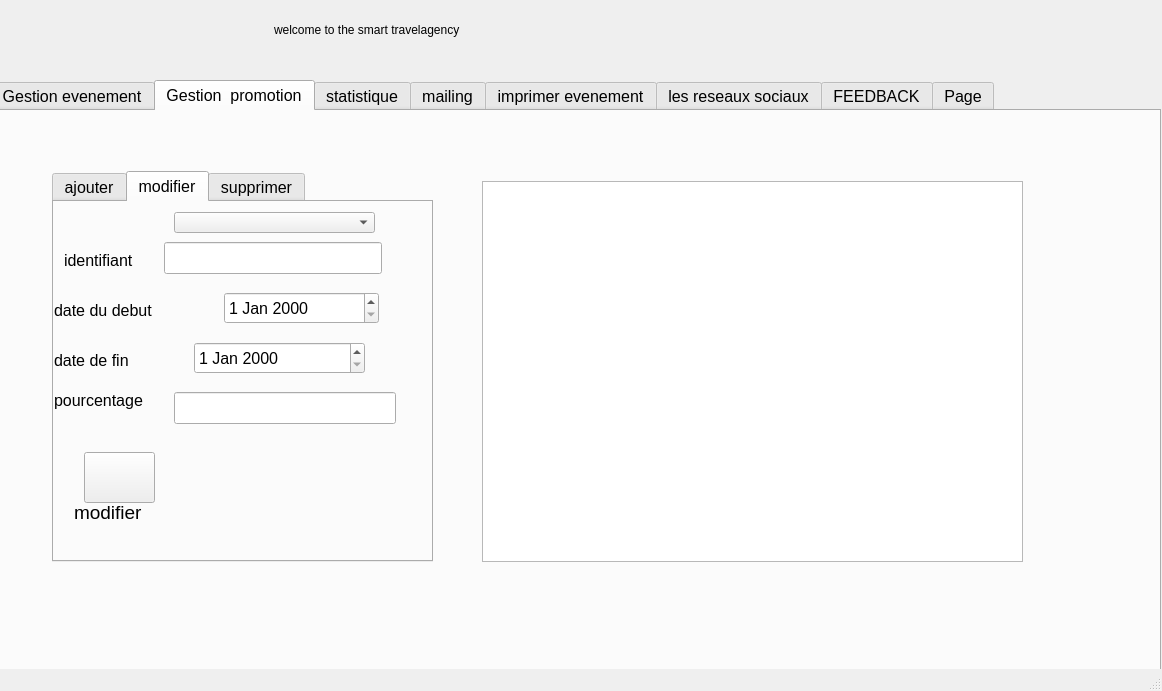
<?xml version="1.0" encoding="UTF-8"?>
<ui version="4.0">
 <class>MainWindow</class>
 <widget class="QMainWindow" name="MainWindow">
  <property name="geometry">
   <rect>
    <x>0</x>
    <y>0</y>
    <width>1162</width>
    <height>691</height>
   </rect>
  </property>
  <property name="windowTitle">
   <string>MainWindow</string>
  </property>
  <widget class="QWidget" name="centralwidget">
   <widget class="QTabWidget" name="tabWidget">
    <property name="geometry">
     <rect>
      <x>-10</x>
      <y>80</y>
      <width>1171</width>
      <height>621</height>
     </rect>
    </property>
    <property name="font">
     <font>
      <family>Tahoma</family>
      <pointsize>12</pointsize>
      <weight>50</weight>
      <italic>false</italic>
      <bold>false</bold>
     </font>
    </property>
    <property name="currentIndex">
     <number>1</number>
    </property>
    <widget class="QWidget" name="tab_2">
     <attribute name="title">
      <string>Gestion evenement</string>
     </attribute>
     <widget class="QTabWidget" name="tabWidget_2">
      <property name="geometry">
       <rect>
        <x>20</x>
        <y>40</y>
        <width>391</width>
        <height>461</height>
       </rect>
      </property>
      <property name="font">
       <font>
        <family>Tahoma</family>
        <italic>false</italic>
       </font>
      </property>
      <property name="currentIndex">
       <number>2</number>
      </property>
      <widget class="QWidget" name="tab_3">
       <attribute name="title">
        <string>ajouter </string>
       </attribute>
       <widget class="QLabel" name="label_14">
        <property name="geometry">
         <rect>
          <x>0</x>
          <y>240</y>
          <width>31</width>
          <height>30</height>
         </rect>
        </property>
        <property name="text">
         <string>lieu</string>
        </property>
       </widget>
       <widget class="QLabel" name="label_19">
        <property name="geometry">
         <rect>
          <x>10</x>
          <y>80</y>
          <width>131</width>
          <height>30</height>
         </rect>
        </property>
        <property name="text">
         <string>date du debut</string>
        </property>
       </widget>
       <widget class="QLineEdit" name="lineEdit_nom">
        <property name="geometry">
         <rect>
          <x>50</x>
          <y>180</y>
          <width>222</width>
          <height>30</height>
         </rect>
        </property>
       </widget>
       <widget class="QLineEdit" name="lineEdit_id2">
        <property name="geometry">
         <rect>
          <x>40</x>
          <y>20</y>
          <width>108</width>
          <height>30</height>
         </rect>
        </property>
       </widget>
       <widget class="QLineEdit" name="lineEdit_lieu">
        <property name="geometry">
         <rect>
          <x>40</x>
          <y>240</y>
          <width>222</width>
          <height>30</height>
         </rect>
        </property>
       </widget>
       <widget class="QDateEdit" name="datefin">
        <property name="geometry">
         <rect>
          <x>110</x>
          <y>130</y>
          <width>181</width>
          <height>30</height>
         </rect>
        </property>
       </widget>
       <widget class="QPushButton" name="ajouterevent">
        <property name="geometry">
         <rect>
          <x>60</x>
          <y>290</y>
          <width>71</width>
          <height>51</height>
         </rect>
        </property>
        <property name="font">
         <font>
          <family>MS Shell Dlg 2</family>
          <pointsize>14</pointsize>
          <weight>50</weight>
          <italic>false</italic>
          <bold>false</bold>
         </font>
        </property>
        <property name="styleSheet">
         <string notr="true">
border-image: url(:/img/add.png);
</string>
        </property>
        <property name="text">
         <string/>
        </property>
       </widget>
       <widget class="QDateEdit" name="dateDebut">
        <property name="geometry">
         <rect>
          <x>150</x>
          <y>80</y>
          <width>169</width>
          <height>30</height>
         </rect>
        </property>
       </widget>
       <widget class="QLabel" name="label_20">
        <property name="geometry">
         <rect>
          <x>10</x>
          <y>20</y>
          <width>16</width>
          <height>30</height>
         </rect>
        </property>
        <property name="text">
         <string>id</string>
        </property>
       </widget>
       <widget class="QLabel" name="label_21">
        <property name="geometry">
         <rect>
          <x>0</x>
          <y>180</y>
          <width>51</width>
          <height>30</height>
         </rect>
        </property>
        <property name="text">
         <string>nom</string>
        </property>
       </widget>
       <widget class="QLabel" name="label_29">
        <property name="geometry">
         <rect>
          <x>0</x>
          <y>130</y>
          <width>101</width>
          <height>30</height>
         </rect>
        </property>
        <property name="text">
         <string>date de fin</string>
        </property>
       </widget>
       <widget class="QLabel" name="label_41">
        <property name="geometry">
         <rect>
          <x>60</x>
          <y>340</y>
          <width>91</width>
          <height>41</height>
         </rect>
        </property>
        <property name="font">
         <font>
          <family>Nirmala UI</family>
          <pointsize>14</pointsize>
          <italic>false</italic>
         </font>
        </property>
        <property name="text">
         <string>ajouter</string>
        </property>
       </widget>
      </widget>
      <widget class="QWidget" name="tab_8">
       <attribute name="title">
        <string>supprimer </string>
       </attribute>
       <widget class="QComboBox" name="comboBox">
        <property name="geometry">
         <rect>
          <x>120</x>
          <y>20</y>
          <width>153</width>
          <height>32</height>
         </rect>
        </property>
       </widget>
       <widget class="QLabel" name="label_13">
        <property name="geometry">
         <rect>
          <x>10</x>
          <y>20</y>
          <width>111</width>
          <height>37</height>
         </rect>
        </property>
        <property name="text">
         <string>identifiant</string>
        </property>
       </widget>
       <widget class="QPushButton" name="supprimer">
        <property name="geometry">
         <rect>
          <x>210</x>
          <y>120</y>
          <width>91</width>
          <height>81</height>
         </rect>
        </property>
        <property name="font">
         <font>
          <family>MS Shell Dlg 2</family>
          <pointsize>14</pointsize>
          <weight>50</weight>
          <italic>false</italic>
          <bold>false</bold>
         </font>
        </property>
        <property name="styleSheet">
         <string notr="true">border-image: url(:/img/trash-bin (1).png);</string>
        </property>
        <property name="text">
         <string/>
        </property>
       </widget>
       <widget class="QLineEdit" name="supp">
        <property name="geometry">
         <rect>
          <x>170</x>
          <y>80</y>
          <width>161</width>
          <height>31</height>
         </rect>
        </property>
       </widget>
      </widget>
      <widget class="QWidget" name="tab_5">
       <attribute name="title">
        <string>modifier </string>
       </attribute>
       <widget class="QDateEdit" name="datef">
        <property name="geometry">
         <rect>
          <x>110</x>
          <y>110</y>
          <width>156</width>
          <height>32</height>
         </rect>
        </property>
       </widget>
       <widget class="QLabel" name="label_57">
        <property name="geometry">
         <rect>
          <x>10</x>
          <y>150</y>
          <width>51</width>
          <height>37</height>
         </rect>
        </property>
        <property name="text">
         <string>nom</string>
        </property>
       </widget>
       <widget class="QLabel" name="label_58">
        <property name="geometry">
         <rect>
          <x>10</x>
          <y>60</y>
          <width>121</width>
          <height>37</height>
         </rect>
        </property>
        <property name="text">
         <string>date du debut</string>
        </property>
       </widget>
       <widget class="QLabel" name="label_64">
        <property name="geometry">
         <rect>
          <x>10</x>
          <y>190</y>
          <width>41</width>
          <height>37</height>
         </rect>
        </property>
        <property name="text">
         <string>lieu</string>
        </property>
       </widget>
       <widget class="QComboBox" name="comboBox_5">
        <property name="geometry">
         <rect>
          <x>100</x>
          <y>10</y>
          <width>153</width>
          <height>32</height>
         </rect>
        </property>
       </widget>
       <widget class="QDateEdit" name="dated">
        <property name="geometry">
         <rect>
          <x>130</x>
          <y>60</y>
          <width>169</width>
          <height>32</height>
         </rect>
        </property>
       </widget>
       <widget class="QLineEdit" name="lieu">
        <property name="geometry">
         <rect>
          <x>50</x>
          <y>190</y>
          <width>220</width>
          <height>32</height>
         </rect>
        </property>
       </widget>
       <widget class="QLabel" name="label_66">
        <property name="geometry">
         <rect>
          <x>10</x>
          <y>10</y>
          <width>154</width>
          <height>37</height>
         </rect>
        </property>
        <property name="text">
         <string>identifiant</string>
        </property>
       </widget>
       <widget class="QPushButton" name="modifier_clicked">
        <property name="geometry">
         <rect>
          <x>60</x>
          <y>270</y>
          <width>71</width>
          <height>51</height>
         </rect>
        </property>
        <property name="font">
         <font>
          <family>MS Shell Dlg 2</family>
          <pointsize>14</pointsize>
          <weight>50</weight>
          <italic>false</italic>
          <bold>false</bold>
         </font>
        </property>
        <property name="styleSheet">
         <string notr="true">border-image: url(:/img/edit (2).png);</string>
        </property>
        <property name="text">
         <string/>
        </property>
       </widget>
       <widget class="QLineEdit" name="nom">
        <property name="geometry">
         <rect>
          <x>60</x>
          <y>150</y>
          <width>222</width>
          <height>32</height>
         </rect>
        </property>
       </widget>
       <widget class="QLabel" name="label_67">
        <property name="geometry">
         <rect>
          <x>10</x>
          <y>110</y>
          <width>101</width>
          <height>37</height>
         </rect>
        </property>
        <property name="text">
         <string>date de fin</string>
        </property>
       </widget>
       <widget class="QLabel" name="label_5">
        <property name="geometry">
         <rect>
          <x>50</x>
          <y>320</y>
          <width>81</width>
          <height>21</height>
         </rect>
        </property>
        <property name="text">
         <string>modifier</string>
        </property>
       </widget>
      </widget>
     </widget>
     <widget class="QTableView" name="tableView_evenement">
      <property name="geometry">
       <rect>
        <x>450</x>
        <y>40</y>
        <width>691</width>
        <height>461</height>
       </rect>
      </property>
      <property name="styleSheet">
       <string notr="true"/>
      </property>
     </widget>
     <widget class="QLineEdit" name="lineEdit_chercher">
      <property name="geometry">
       <rect>
        <x>580</x>
        <y>560</y>
        <width>113</width>
        <height>21</height>
       </rect>
      </property>
     </widget>
     <widget class="QPushButton" name="TRI">
      <property name="geometry">
       <rect>
        <x>590</x>
        <y>520</y>
        <width>93</width>
        <height>28</height>
       </rect>
      </property>
      <property name="text">
       <string>chercher</string>
      </property>
     </widget>
    </widget>
    <widget class="QWidget" name="tab">
     <attribute name="title">
      <string>Gestion  promotion</string>
     </attribute>
     <widget class="QTabWidget" name="tabWidget_4">
      <property name="geometry">
       <rect>
        <x>60</x>
        <y>60</y>
        <width>381</width>
        <height>391</height>
       </rect>
      </property>
      <property name="currentIndex">
       <number>1</number>
      </property>
      <widget class="QWidget" name="tab_4">
       <attribute name="title">
        <string>ajouter</string>
       </attribute>
       <widget class="QLineEdit" name="lineEdit_pourcentage">
        <property name="geometry">
         <rect>
          <x>120</x>
          <y>190</y>
          <width>222</width>
          <height>32</height>
         </rect>
        </property>
       </widget>
       <widget class="QLabel" name="label_4">
        <property name="geometry">
         <rect>
          <x>0</x>
          <y>190</y>
          <width>111</width>
          <height>37</height>
         </rect>
        </property>
        <property name="text">
         <string>pourcentage</string>
        </property>
       </widget>
       <widget class="QDateEdit" name="dateEdit_fin">
        <property name="geometry">
         <rect>
          <x>110</x>
          <y>130</y>
          <width>159</width>
          <height>32</height>
         </rect>
        </property>
       </widget>
       <widget class="QDateEdit" name="dateEdit_debut">
        <property name="geometry">
         <rect>
          <x>140</x>
          <y>70</y>
          <width>169</width>
          <height>32</height>
         </rect>
        </property>
       </widget>
       <widget class="QLabel" name="label_2">
        <property name="geometry">
         <rect>
          <x>0</x>
          <y>70</y>
          <width>141</width>
          <height>37</height>
         </rect>
        </property>
        <property name="text">
         <string>date du debut </string>
        </property>
       </widget>
       <widget class="QLabel" name="label_3">
        <property name="geometry">
         <rect>
          <x>0</x>
          <y>130</y>
          <width>121</width>
          <height>37</height>
         </rect>
        </property>
        <property name="text">
         <string>date de fin</string>
        </property>
       </widget>
       <widget class="QLineEdit" name="lineEdit_id1">
        <property name="geometry">
         <rect>
          <x>40</x>
          <y>20</y>
          <width>220</width>
          <height>32</height>
         </rect>
        </property>
       </widget>
       <widget class="QLabel" name="label">
        <property name="geometry">
         <rect>
          <x>10</x>
          <y>10</y>
          <width>31</width>
          <height>41</height>
         </rect>
        </property>
        <property name="text">
         <string>id</string>
        </property>
       </widget>
       <widget class="QPushButton" name="ajouterpro">
        <property name="geometry">
         <rect>
          <x>50</x>
          <y>240</y>
          <width>61</width>
          <height>41</height>
         </rect>
        </property>
        <property name="font">
         <font>
          <family>Comic Sans MS</family>
          <pointsize>14</pointsize>
          <weight>50</weight>
          <italic>true</italic>
          <bold>false</bold>
         </font>
        </property>
        <property name="styleSheet">
         <string notr="true">border-image: url(:/img/add.png);</string>
        </property>
        <property name="text">
         <string/>
        </property>
       </widget>
      </widget>
      <widget class="QWidget" name="tab_17">
       <attribute name="title">
        <string>modifier</string>
       </attribute>
       <widget class="QLabel" name="label_63">
        <property name="geometry">
         <rect>
          <x>0</x>
          <y>140</y>
          <width>140</width>
          <height>37</height>
         </rect>
        </property>
        <property name="text">
         <string>date de fin</string>
        </property>
       </widget>
       <widget class="QLineEdit" name="lineEdit_idmodifpro">
        <property name="geometry">
         <rect>
          <x>110</x>
          <y>40</y>
          <width>218</width>
          <height>32</height>
         </rect>
        </property>
       </widget>
       <widget class="QLineEdit" name="lineEdit_modifpropourcentage">
        <property name="geometry">
         <rect>
          <x>120</x>
          <y>190</y>
          <width>222</width>
          <height>32</height>
         </rect>
        </property>
       </widget>
       <widget class="QLabel" name="label_60">
        <property name="geometry">
         <rect>
          <x>10</x>
          <y>40</y>
          <width>101</width>
          <height>37</height>
         </rect>
        </property>
        <property name="text">
         <string>identifiant</string>
        </property>
       </widget>
       <widget class="QLabel" name="label_62">
        <property name="geometry">
         <rect>
          <x>0</x>
          <y>90</y>
          <width>131</width>
          <height>37</height>
         </rect>
        </property>
        <property name="text">
         <string>date du debut</string>
        </property>
       </widget>
       <widget class="QLabel" name="label_59">
        <property name="geometry">
         <rect>
          <x>0</x>
          <y>180</y>
          <width>121</width>
          <height>37</height>
         </rect>
        </property>
        <property name="text">
         <string>pourcentage</string>
        </property>
       </widget>
       <widget class="QDateEdit" name="dateEdit_modifprofin">
        <property name="geometry">
         <rect>
          <x>140</x>
          <y>140</y>
          <width>171</width>
          <height>32</height>
         </rect>
        </property>
       </widget>
       <widget class="QDateEdit" name="dateEdit_modifprodebut">
        <property name="geometry">
         <rect>
          <x>170</x>
          <y>90</y>
          <width>155</width>
          <height>32</height>
         </rect>
        </property>
       </widget>
       <widget class="QPushButton" name="modifierpro">
        <property name="geometry">
         <rect>
          <x>30</x>
          <y>250</y>
          <width>71</width>
          <height>51</height>
         </rect>
        </property>
        <property name="font">
         <font>
          <family>Comic Sans MS</family>
          <pointsize>14</pointsize>
          <weight>50</weight>
          <italic>true</italic>
          <bold>false</bold>
         </font>
        </property>
        <property name="styleSheet">
         <string notr="true">border-image: url(:/img/edit (2).png);</string>
        </property>
        <property name="text">
         <string/>
        </property>
       </widget>
       <widget class="QLabel" name="label_61">
        <property name="geometry">
         <rect>
          <x>20</x>
          <y>300</y>
          <width>81</width>
          <height>21</height>
         </rect>
        </property>
        <property name="font">
         <font>
          <family>Tahoma</family>
          <pointsize>14</pointsize>
          <weight>50</weight>
          <italic>false</italic>
          <bold>false</bold>
         </font>
        </property>
        <property name="text">
         <string>modifier</string>
        </property>
       </widget>
       <widget class="QComboBox" name="comboBoxmodif">
        <property name="geometry">
         <rect>
          <x>120</x>
          <y>10</y>
          <width>201</width>
          <height>21</height>
         </rect>
        </property>
       </widget>
      </widget>
      <widget class="QWidget" name="tab_23">
       <attribute name="title">
        <string>supprimer</string>
       </attribute>
       <widget class="QComboBox" name="comboBox_7">
        <property name="geometry">
         <rect>
          <x>110</x>
          <y>20</y>
          <width>153</width>
          <height>32</height>
         </rect>
        </property>
       </widget>
       <widget class="QPushButton" name="supprimerpro_2">
        <property name="geometry">
         <rect>
          <x>190</x>
          <y>100</y>
          <width>111</width>
          <height>61</height>
         </rect>
        </property>
        <property name="font">
         <font>
          <family>Comic Sans MS</family>
          <pointsize>14</pointsize>
          <weight>50</weight>
          <italic>true</italic>
          <bold>false</bold>
         </font>
        </property>
        <property name="styleSheet">
         <string notr="true">border-image: url(:/img/trash-bin (1).png);</string>
        </property>
        <property name="text">
         <string/>
        </property>
       </widget>
       <widget class="QLabel" name="label_65">
        <property name="geometry">
         <rect>
          <x>10</x>
          <y>20</y>
          <width>101</width>
          <height>37</height>
         </rect>
        </property>
        <property name="text">
         <string>identifiant</string>
        </property>
       </widget>
       <widget class="QLineEdit" name="supprimerpro">
        <property name="geometry">
         <rect>
          <x>150</x>
          <y>60</y>
          <width>181</width>
          <height>30</height>
         </rect>
        </property>
       </widget>
      </widget>
     </widget>
     <widget class="QTableView" name="tablepromotion">
      <property name="geometry">
       <rect>
        <x>490</x>
        <y>70</y>
        <width>541</width>
        <height>381</height>
       </rect>
      </property>
      <property name="styleSheet">
       <string notr="true"/>
      </property>
     </widget>
    </widget>
    <widget class="QWidget" name="tab_11">
     <attribute name="title">
      <string>statistique</string>
     </attribute>
     <widget class="QTableView" name="tablestat">
      <property name="geometry">
       <rect>
        <x>130</x>
        <y>40</y>
        <width>401</width>
        <height>471</height>
       </rect>
      </property>
      <property name="styleSheet">
       <string notr="true"/>
      </property>
     </widget>
     <widget class="QPushButton" name="consulter_stat">
      <property name="geometry">
       <rect>
        <x>590</x>
        <y>120</y>
        <width>161</width>
        <height>81</height>
       </rect>
      </property>
      <property name="styleSheet">
       <string notr="true">border-image: url(:/img/bar-chart.png);</string>
      </property>
      <property name="text">
       <string/>
      </property>
     </widget>
     <widget class="QLabel" name="label_39">
      <property name="geometry">
       <rect>
        <x>600</x>
        <y>210</y>
        <width>221</width>
        <height>20</height>
       </rect>
      </property>
      <property name="font">
       <font>
        <family>Comic Sans MS</family>
        <pointsize>14</pointsize>
        <weight>50</weight>
        <italic>true</italic>
        <bold>false</bold>
       </font>
      </property>
      <property name="text">
       <string>    consulter</string>
      </property>
     </widget>
    </widget>
    <widget class="QWidget" name="tab_12">
     <attribute name="title">
      <string>mailing</string>
     </attribute>
     <widget class="QWidget" name="layoutWidget_2">
      <property name="geometry">
       <rect>
        <x>30</x>
        <y>10</y>
        <width>741</width>
        <height>365</height>
       </rect>
      </property>
      <layout class="QFormLayout" name="formLayout">
       <property name="fieldGrowthPolicy">
        <enum>QFormLayout::ExpandingFieldsGrow</enum>
       </property>
       <property name="rowWrapPolicy">
        <enum>QFormLayout::WrapLongRows</enum>
       </property>
       <property name="verticalSpacing">
        <number>9</number>
       </property>
       <item row="0" column="0">
        <widget class="QLabel" name="label_22">
         <property name="text">
          <string>Smtp-server:</string>
         </property>
        </widget>
       </item>
       <item row="1" column="0">
        <widget class="QLabel" name="label_23">
         <property name="text">
          <string>Server port:</string>
         </property>
        </widget>
       </item>
       <item row="2" column="0">
        <widget class="QLabel" name="label_24">
         <property name="text">
          <string>Username:</string>
         </property>
        </widget>
       </item>
       <item row="3" column="0">
        <widget class="QLabel" name="label_25">
         <property name="text">
          <string>Password:</string>
         </property>
        </widget>
       </item>
       <item row="4" column="0">
        <widget class="QLabel" name="label_26">
         <property name="text">
          <string>Recipant to:</string>
         </property>
        </widget>
       </item>
       <item row="5" column="0">
        <widget class="QLabel" name="label_27">
         <property name="text">
          <string>Subject:</string>
         </property>
        </widget>
       </item>
       <item row="6" column="0">
        <widget class="QLabel" name="label_28">
         <property name="text">
          <string>Message:</string>
         </property>
        </widget>
       </item>
       <item row="0" column="1">
        <widget class="QLineEdit" name="server">
         <property name="text">
          <string>smtp.gmail.com</string>
         </property>
        </widget>
       </item>
       <item row="1" column="1">
        <widget class="QLineEdit" name="port">
         <property name="text">
          <string>465</string>
         </property>
        </widget>
       </item>
       <item row="2" column="1">
        <widget class="QLineEdit" name="uname"/>
       </item>
       <item row="3" column="1">
        <widget class="QLineEdit" name="paswd">
         <property name="inputMask">
          <string/>
         </property>
         <property name="echoMode">
          <enum>QLineEdit::Password</enum>
         </property>
        </widget>
       </item>
       <item row="4" column="1">
        <widget class="QLineEdit" name="rcpt"/>
       </item>
       <item row="5" column="1">
        <widget class="QLineEdit" name="subject"/>
       </item>
       <item row="6" column="1">
        <widget class="QPlainTextEdit" name="msg"/>
       </item>
      </layout>
     </widget>
     <widget class="QPushButton" name="sendBtn">
      <property name="geometry">
       <rect>
        <x>842</x>
        <y>92</y>
        <width>101</width>
        <height>71</height>
       </rect>
      </property>
      <property name="styleSheet">
       <string notr="true">border-image: url(:/img/forward.png);</string>
      </property>
      <property name="text">
       <string/>
      </property>
     </widget>
     <widget class="QPushButton" name="exitBtn">
      <property name="geometry">
       <rect>
        <x>830</x>
        <y>210</y>
        <width>111</width>
        <height>61</height>
       </rect>
      </property>
      <property name="styleSheet">
       <string notr="true">border-image: url(:/img/cancel.png);</string>
      </property>
      <property name="text">
       <string/>
      </property>
     </widget>
     <widget class="QLabel" name="label_32">
      <property name="geometry">
       <rect>
        <x>0</x>
        <y>0</y>
        <width>1161</width>
        <height>581</height>
       </rect>
      </property>
      <property name="styleSheet">
       <string notr="true">border-image: url(:/img/maquette-fond-plat-laique-pour-concepts-ete_23-2148200238.jpg);</string>
      </property>
      <property name="text">
       <string/>
      </property>
     </widget>
     <widget class="QLabel" name="label_42">
      <property name="geometry">
       <rect>
        <x>864</x>
        <y>170</y>
        <width>61</width>
        <height>20</height>
       </rect>
      </property>
      <property name="font">
       <font>
        <family>Tahoma</family>
        <pointsize>14</pointsize>
        <weight>50</weight>
        <italic>false</italic>
        <bold>false</bold>
       </font>
      </property>
      <property name="text">
       <string>send</string>
      </property>
     </widget>
     <widget class="QLabel" name="label_43">
      <property name="geometry">
       <rect>
        <x>840</x>
        <y>270</y>
        <width>101</width>
        <height>31</height>
       </rect>
      </property>
      <property name="font">
       <font>
        <family>Tahoma</family>
        <pointsize>14</pointsize>
        <weight>50</weight>
        <italic>false</italic>
        <bold>false</bold>
       </font>
      </property>
      <property name="text">
       <string>    Exit</string>
      </property>
     </widget>
     <zorder>label_32</zorder>
     <zorder>layoutWidget_2</zorder>
     <zorder>sendBtn</zorder>
     <zorder>exitBtn</zorder>
     <zorder>label_42</zorder>
     <zorder>label_43</zorder>
    </widget>
    <widget class="QWidget" name="tab_13">
     <attribute name="title">
      <string>imprimer evenement</string>
     </attribute>
     <widget class="QPushButton" name="pushbouton_print">
      <property name="geometry">
       <rect>
        <x>480</x>
        <y>500</y>
        <width>161</width>
        <height>81</height>
       </rect>
      </property>
      <property name="styleSheet">
       <string notr="true">border-image: url(:/img/printer.png);</string>
      </property>
      <property name="text">
       <string/>
      </property>
     </widget>
     <widget class="QTextEdit" name="textEdit_print">
      <property name="geometry">
       <rect>
        <x>420</x>
        <y>170</y>
        <width>301</width>
        <height>181</height>
       </rect>
      </property>
      <property name="html">
       <string>&lt;!DOCTYPE HTML PUBLIC &quot;-//W3C//DTD HTML 4.0//EN&quot; &quot;http://www.w3.org/TR/REC-html40/strict.dtd&quot;&gt;
&lt;html&gt;&lt;head&gt;&lt;meta name=&quot;qrichtext&quot; content=&quot;1&quot; /&gt;&lt;style type=&quot;text/css&quot;&gt;
p, li { white-space: pre-wrap; }
&lt;/style&gt;&lt;/head&gt;&lt;body style=&quot; font-family:'Tahoma'; font-size:12pt; font-weight:400; font-style:normal;&quot;&gt;
&lt;p style=&quot; margin-top:0px; margin-bottom:0px; margin-left:0px; margin-right:0px; -qt-block-indent:0; text-indent:0px;&quot;&gt;&lt;span style=&quot; font-family:'Comic Sans MS'; font-size:11pt;&quot;&gt;fatimaaaaaaa&lt;/span&gt;&lt;/p&gt;&lt;/body&gt;&lt;/html&gt;</string>
      </property>
     </widget>
     <widget class="QLabel" name="label_6">
      <property name="geometry">
       <rect>
        <x>520</x>
        <y>580</y>
        <width>101</width>
        <height>21</height>
       </rect>
      </property>
      <property name="text">
       <string>imprimer</string>
      </property>
     </widget>
    </widget>
    <widget class="QWidget" name="tab_14">
     <attribute name="title">
      <string>les reseaux sociaux</string>
     </attribute>
     <widget class="QPushButton" name="facebook">
      <property name="geometry">
       <rect>
        <x>50</x>
        <y>110</y>
        <width>91</width>
        <height>71</height>
       </rect>
      </property>
      <property name="styleSheet">
       <string notr="true">border-image: url(:/img/facebook (2).png);</string>
      </property>
      <property name="text">
       <string/>
      </property>
     </widget>
     <widget class="QLabel" name="label_33">
      <property name="geometry">
       <rect>
        <x>-6</x>
        <y>-5</y>
        <width>1171</width>
        <height>631</height>
       </rect>
      </property>
      <property name="styleSheet">
       <string notr="true">border-image: url(:/img/photo-creation-plat-du-bureau-espace-travail_7861-892.jpg);</string>
      </property>
      <property name="text">
       <string/>
      </property>
     </widget>
     <widget class="QPushButton" name="pushButton_5">
      <property name="geometry">
       <rect>
        <x>50</x>
        <y>200</y>
        <width>91</width>
        <height>71</height>
       </rect>
      </property>
      <property name="styleSheet">
       <string notr="true">border-image: url(:/img/instagram (1).png);</string>
      </property>
      <property name="text">
       <string/>
      </property>
     </widget>
     <widget class="QPushButton" name="youtube">
      <property name="geometry">
       <rect>
        <x>50</x>
        <y>290</y>
        <width>91</width>
        <height>81</height>
       </rect>
      </property>
      <property name="styleSheet">
       <string notr="true">border-image: url(:/img/youtube.png);</string>
      </property>
      <property name="text">
       <string/>
      </property>
     </widget>
     <widget class="QLabel" name="label_34">
      <property name="geometry">
       <rect>
        <x>20</x>
        <y>10</y>
        <width>281</width>
        <height>71</height>
       </rect>
      </property>
      <property name="font">
       <font>
        <family>Tahoma</family>
        <pointsize>20</pointsize>
        <weight>75</weight>
        <italic>false</italic>
        <bold>true</bold>
       </font>
      </property>
      <property name="text">
       <string>social media:</string>
      </property>
     </widget>
     <widget class="QLabel" name="label_44">
      <property name="geometry">
       <rect>
        <x>160</x>
        <y>140</y>
        <width>141</width>
        <height>21</height>
       </rect>
      </property>
      <property name="font">
       <font>
        <family>Comic Sans MS</family>
        <pointsize>14</pointsize>
        <weight>50</weight>
        <italic>true</italic>
        <bold>false</bold>
       </font>
      </property>
      <property name="text">
       <string>facebook</string>
      </property>
     </widget>
     <widget class="QLabel" name="label_45">
      <property name="geometry">
       <rect>
        <x>160</x>
        <y>230</y>
        <width>111</width>
        <height>31</height>
       </rect>
      </property>
      <property name="font">
       <font>
        <family>Tahoma</family>
        <pointsize>14</pointsize>
        <weight>50</weight>
        <italic>false</italic>
        <bold>false</bold>
       </font>
      </property>
      <property name="text">
       <string>instagram</string>
      </property>
     </widget>
     <widget class="QLabel" name="label_46">
      <property name="geometry">
       <rect>
        <x>150</x>
        <y>320</y>
        <width>101</width>
        <height>31</height>
       </rect>
      </property>
      <property name="font">
       <font>
        <family>Tahoma</family>
        <pointsize>14</pointsize>
        <weight>50</weight>
        <italic>false</italic>
        <bold>false</bold>
       </font>
      </property>
      <property name="text">
       <string>youtube</string>
      </property>
     </widget>
     <zorder>label_33</zorder>
     <zorder>facebook</zorder>
     <zorder>pushButton_5</zorder>
     <zorder>youtube</zorder>
     <zorder>label_34</zorder>
     <zorder>label_44</zorder>
     <zorder>label_45</zorder>
     <zorder>label_46</zorder>
    </widget>
    <widget class="QWidget" name="tab_16">
     <attribute name="title">
      <string>FEEDBACK</string>
     </attribute>
     <widget class="QPlainTextEdit" name="plainTextEdit2">
      <property name="geometry">
       <rect>
        <x>33</x>
        <y>16</y>
        <width>621</width>
        <height>411</height>
       </rect>
      </property>
     </widget>
     <widget class="QPushButton" name="pushButton_6">
      <property name="geometry">
       <rect>
        <x>320</x>
        <y>470</y>
        <width>141</width>
        <height>51</height>
       </rect>
      </property>
      <property name="text">
       <string>LIRE</string>
      </property>
     </widget>
     <widget class="QPushButton" name="pushButton_7">
      <property name="geometry">
       <rect>
        <x>120</x>
        <y>470</y>
        <width>141</width>
        <height>51</height>
       </rect>
      </property>
      <property name="text">
       <string>ECRIRE</string>
      </property>
     </widget>
    </widget>
    <widget class="QWidget" name="tab_6">
     <attribute name="title">
      <string>Page</string>
     </attribute>
     <widget class="QWidget" name="layoutWidget">
      <property name="geometry">
       <rect>
        <x>310</x>
        <y>160</y>
        <width>339</width>
        <height>35</height>
       </rect>
      </property>
      <layout class="QHBoxLayout" name="horizontalLayout">
       <item>
        <widget class="QPushButton" name="pushButton">
         <property name="text">
          <string>ON</string>
         </property>
        </widget>
       </item>
       <item>
        <widget class="QPushButton" name="pushButton_2">
         <property name="text">
          <string>OFF</string>
         </property>
        </widget>
       </item>
      </layout>
     </widget>
     <widget class="QWidget" name="layoutWidget_3">
      <property name="geometry">
       <rect>
        <x>330</x>
        <y>240</y>
        <width>283</width>
        <height>32</height>
       </rect>
      </property>
      <layout class="QHBoxLayout" name="horizontalLayout_2">
       <item>
        <widget class="QLineEdit" name="lineEdit_2">
         <property name="text">
          <string>etat du capteur</string>
         </property>
        </widget>
       </item>
       <item>
        <widget class="QLineEdit" name="fatima"/>
       </item>
      </layout>
     </widget>
     <widget class="QLabel" name="label_7">
      <property name="geometry">
       <rect>
        <x>174</x>
        <y>170</y>
        <width>121</width>
        <height>20</height>
       </rect>
      </property>
      <property name="text">
       <string>capteur</string>
      </property>
     </widget>
    </widget>
   </widget>
   <widget class="QLabel" name="animated">
    <property name="geometry">
     <rect>
      <x>274</x>
      <y>20</y>
      <width>221</width>
      <height>20</height>
     </rect>
    </property>
    <property name="text">
     <string>welcome to the smart travelagency</string>
    </property>
   </widget>
  </widget>
  <widget class="QMenuBar" name="menubar">
   <property name="geometry">
    <rect>
     <x>0</x>
     <y>0</y>
     <width>1162</width>
     <height>26</height>
    </rect>
   </property>
  </widget>
  <widget class="QStatusBar" name="statusbar"/>
 </widget>
 <resources/>
 <connections/>
</ui>
